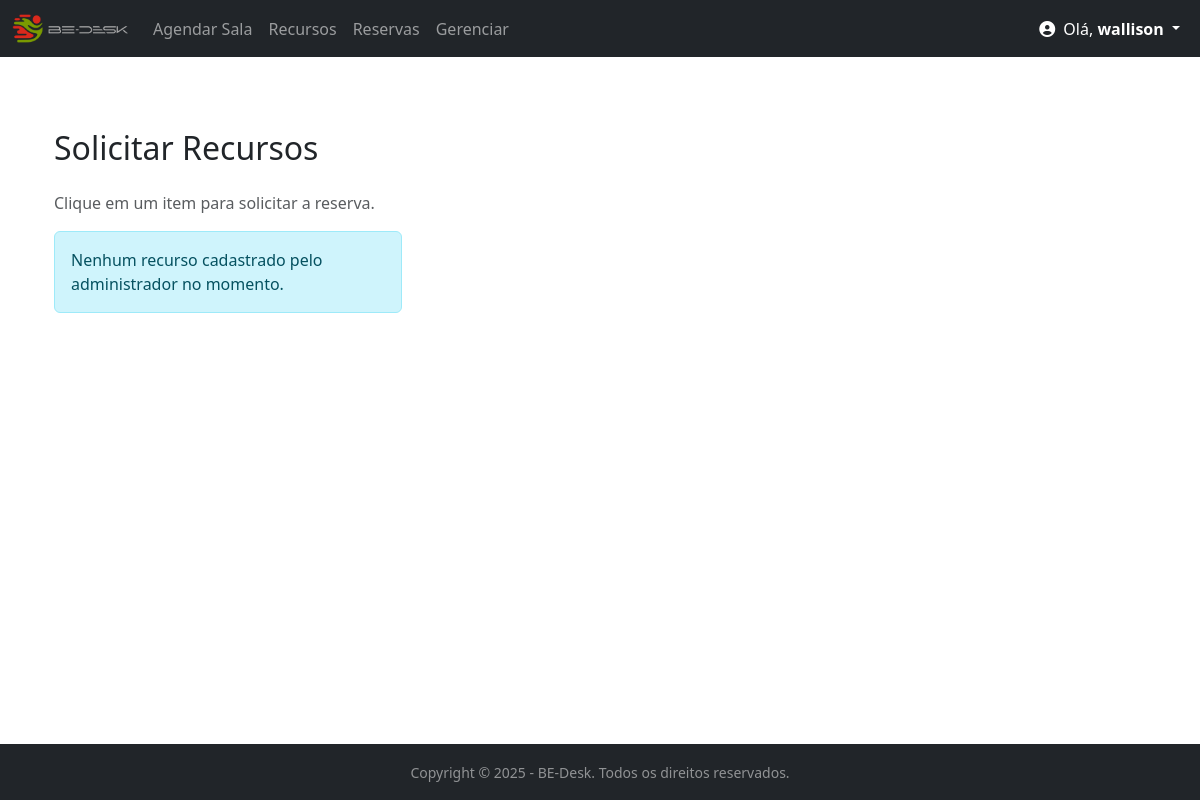
Page /recursos/ (signed in) on the earlier database version.
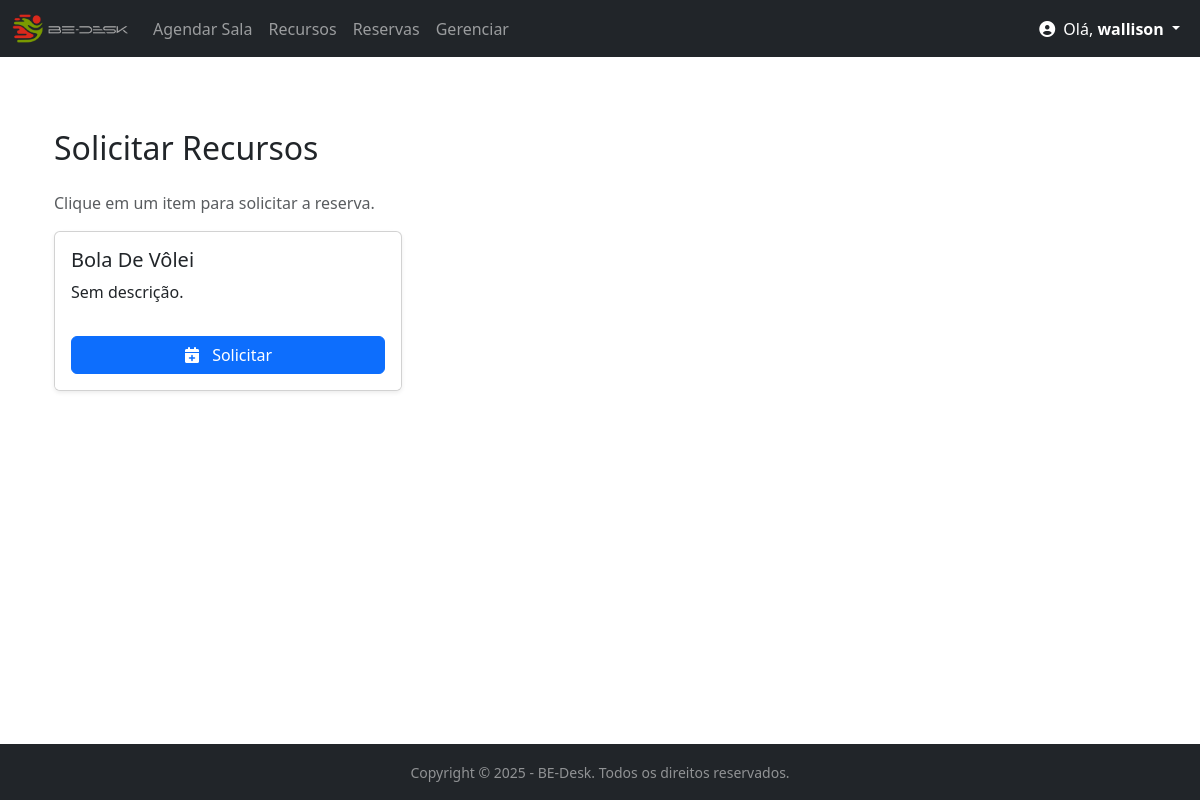
Same page on the later database version.
### bedesk/models.py (models this page shows, shortened)
class Recurso(models.Model):
    nome = models.CharField(max_length=100)
    descricao = models.TextField(blank=True, null=True, help_text="Descrição, regras de uso, etc.")
    class Meta:
        verbose_name = "Recurso"
        verbose_name_plural = "Recursos"

### bedesk/views.py (the view)
# urls.py: path('recursos/', views.lista_recursos, name='lista_recursos'),
@login_required
def lista_recursos(request):
    recursos = Recurso.objects.all()
    context = {
        'recursos': recursos
    }
    return render(request, 'bedesk/lista_recursos.html', context)

### bedesk/context_processors.py (called while the page is built)
def notificacoes_pendentes(request):
    total_pendentes = 0
    if request.user.is_authenticated and request.user.is_staff:
        salas_pendentes_count = Agendamento.objects.filter(status='PENDENTE').count()
        recursos_pendentes_count = ReservaRecurso.objects.filter(status='PENDENTE').count()
        total_pendentes = salas_pendentes_count + recursos_pendentes_count
    return {
        'pendentes_count': total_pendentes
    }

### bedesk/templates/bedesk/lista_recursos.html (shortened to what this page needs)
{% extends 'bedesk/base.html' %}
{% block content %}
<div class="container mt-4">
    <h2 class="mb-4">Solicitar Recursos</h2>
    <p class="text-muted">Clique em um item para solicitar a reserva.</p>
    <div class="row row-cols-1 row-cols-md-3 g-4">
        {% for recurso in recursos %}
        <div class="col">
            <div class="card h-100 shadow-sm">
                <div class="card-body">
                    <h5 class="card-title">{{ recurso.nome }}</h5>
                    <p class="card-text">{{ recurso.descricao|default:"Sem descrição." }}</p>
                </div>
                <div class="card-footer bg-white border-0 p-3">
                    <a href="{% url 'reservar_recurso' recurso.id %}" class="btn btn-primary w-100">
                        <i class="fas fa-calendar-plus me-2"></i> Solicitar
                    </a>
                </div>
            </div>
        </div>
        {% empty %}
            <div class="col-12">
                <div class="alert alert-info" role="alert">
                    Nenhum recurso cadastrado pelo administrador no momento.
                </div>
            </div>
        {% endfor %}
    </div>
</div>
{% endblock %}

Differences in the rows shown:
added Recurso: nome "Bola De Vôlei", descricao "Sem descrição."
Other differences:
text no longer shown: "Nenhum recurso cadastrado pelo administrador no momento."
